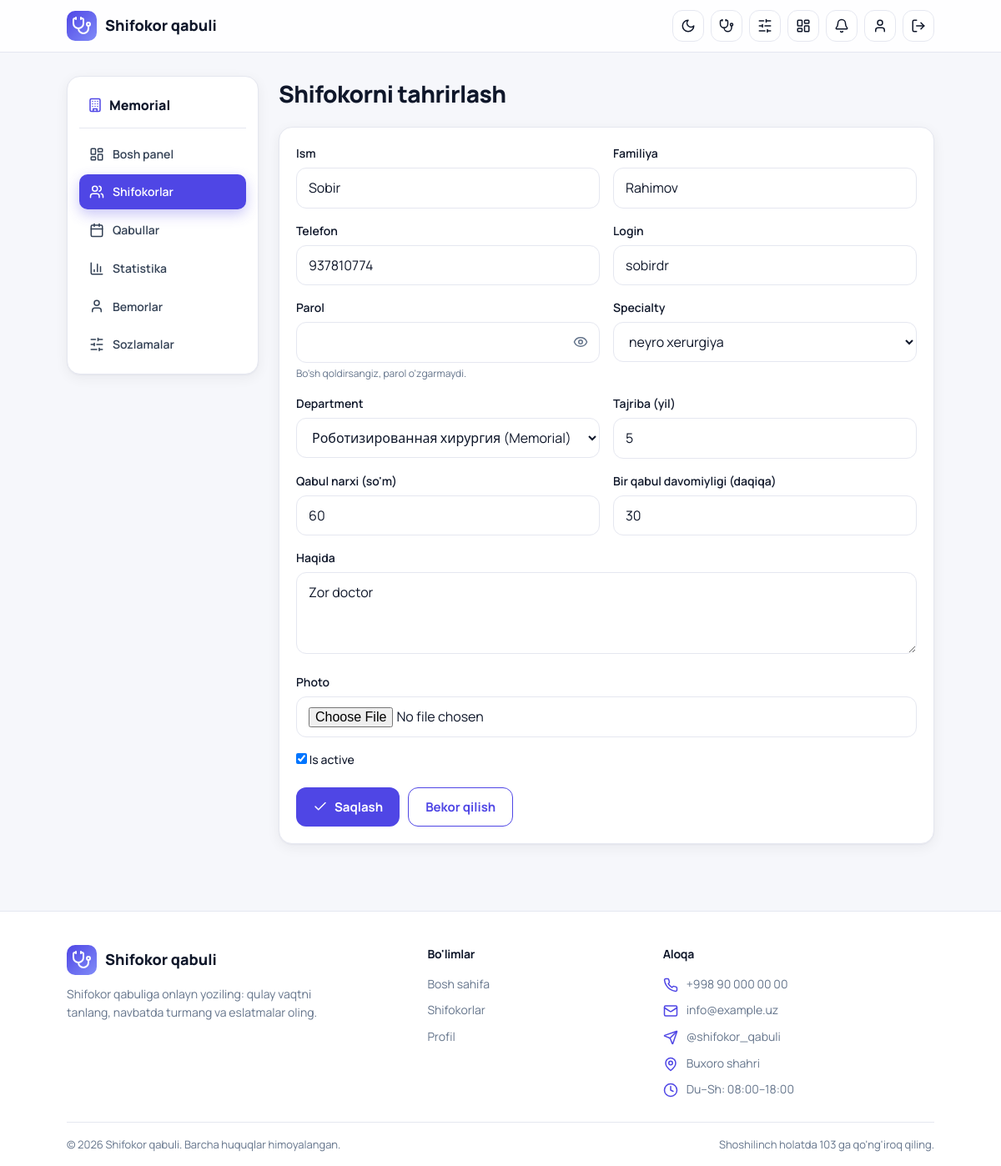
The page /manage/doctors/2/edit/ (signed in) on the database its author committed.
### clin_app/models.py (models this page shows, shortened)
class Hospital(models.Model):
    name = models.CharField("Nomi", max_length=200)
    address = models.CharField("Manzil", max_length=300)
    phone = models.CharField("Telefon", max_length=20, blank=True)
    description = models.TextField("Tavsif", blank=True)
    logo = models.ImageField(upload_to="hospitals/", blank=True, null=True)
    is_active = models.BooleanField(default=True)
    class Meta:
        verbose_name = "Kasalxona"
        verbose_name_plural = "Kasalxonalar"
    def __str__(self):
        return self.name

class User(AbstractUser):
    class Role(models.TextChoices):
        PATIENT = "patient", "Bemor"
        DOCTOR = "doctor", "Shifokor"
        HOSPITAL_ADMIN = "hospital_admin", "Kasalxona admini"
    role = models.CharField(max_length=20, choices=Role.choices, default=Role.PATIENT)
    phone = models.CharField("Telefon", max_length=20, unique=True, null=True, blank=True)
    birth_date = models.DateField("Tug'ilgan sana", null=True, blank=True)
    hospital = models.ForeignKey(
        Hospital, on_delete=models.SET_NULL, null=True, blank=True, related_name="staff"
    )
    must_change_password = models.BooleanField("Parolni almashtirishi shart", default=False)
    @property
    def is_patient(self):
        return self.role == self.Role.PATIENT
    @property
    def is_doctor(self):
        return self.role == self.Role.DOCTOR
    @property
    def is_hospital_admin(self):
        return self.role == self.Role.HOSPITAL_ADMIN

class Doctor(models.Model):
    user = models.OneToOneField(User, on_delete=models.CASCADE, related_name="doctor_profile")
    hospital = models.ForeignKey(Hospital, on_delete=models.CASCADE, related_name="doctors")
    department = models.ForeignKey(Department, on_delete=models.SET_NULL, null=True, blank=True)
    specialty = models.ForeignKey(Specialty, on_delete=models.PROTECT, related_name="doctors")
    experience_years = models.PositiveSmallIntegerField("Tajriba (yil)", default=0)
    price = models.PositiveIntegerField("Qabul narxi (so'm)", default=0)
    bio = models.TextField("Haqida", blank=True)
    photo = models.ImageField(upload_to="doctors/", blank=True, null=True)
    slot_minutes = models.PositiveSmallIntegerField("Bir qabul davomiyligi (daqiqa)", default=20)
    is_active = models.BooleanField(default=True)
    class Meta:
        verbose_name = "Shifokor"
        verbose_name_plural = "Shifokorlar"

### clin_app/panel_views.py (the view, shortened to what this page needs)
# urls.py: path("doctors/<int:pk>/edit/", v.doctor_form, name="panel_doctor_edit"),
@hospital_admin_required
def doctor_form(request, pk=None):
    doctor = get_object_or_404(Doctor, pk=pk, hospital=request.hospital) if pk else None
    form = DoctorForm(
        request.POST or None, request.FILES or None,
        instance=doctor, hospital=request.hospital,
    )
    return render(request, "panel/doctor_form.html", {"form": form, "doctor": doctor})

### clin_app/context_processors.py (called while the page is built)
def notifications(request):
    user = request.user
    if user.is_authenticated:
        return {"unread_count": user.notifications.filter(is_read=False).count()}
    return {}

### clin_app/models.py (called while the page is built)
    def __str__(self):
        return f"{self.name} ({self.hospital})"

    def __str__(self):
        return self.name

### clin_app/panel_views.py (called while the page is built)
def hospital_admin_required(view):
    @wraps(view)
    def wrapper(request, *args, **kwargs):
        user = request.user
        if not user.is_authenticated:
            return redirect_to_login(request.get_full_path())
        if not (user.is_hospital_admin or user.is_superuser):
            raise PermissionDenied
        if not user.hospital_id:
            messages.error(request, "Sizga kasalxona biriktirilmagan. Administrator bilan bog'laning.")
            return redirect("home")
        request.hospital = user.hospital
        return view(request, *args, **kwargs)
    return wrapper

### clin_app/templates/panel/doctor_form.html (shortened to what this page needs)
{% extends 'panel/base.html' %}
{% block panel %}
<div class="panel-head">
  <h1 class="page-title">{% if doctor %}Shifokorni tahrirlash{% else %}Yangi shifokor{% endif %}</h1>
</div>
<form method="post" enctype="multipart/form-data" class="card form-grid">
  {% for field in form %}
    <div class="field {% if field.name == 'bio' or field.name == 'photo' %}full{% endif %}">
      {% if field.name == 'is_active' %}
        <label class="check">{{ field }} {{ field.label }}</label>
      {% else %}
        <label for="{{ field.id_for_label }}">{{ field.label }}</label>
        {{ field }}
      {% endif %}
      {% if field.help_text %}<span class="help">{{ field.help_text }}</span>{% endif %}
    </div>
  {% endfor %}
  <div class="form-actions">
    <button type="submit" class="btn"><svg class="icon"><use href="#i-check"/></svg> Saqlash</button>
    <a href="{% url 'panel_doctors' %}" class="btn btn-outline">Bekor qilish</a>
  </div>
</form>
{% endblock %}

### clin_app/templates/panel/base.html
{% extends 'base.html' %}
{% block content %}
{% with url_name=request.resolver_match.url_name %}
<div class="panel">
  <aside class="card panel-side">
    <div class="panel-hospital">
      <svg class="icon teal"><use href="#i-building"/></svg> {{ request.hospital.name }}
    </div>
    <nav class="panel-nav">
      <a href="{% url 'panel_dashboard' %}" class="{% if url_name == 'panel_dashboard' %}active{% endif %}">
        <svg class="icon"><use href="#i-dashboard"/></svg> Bosh panel</a>
      <a href="{% url 'panel_doctors' %}" class="{% if 'doctor' in url_name %}active{% endif %}">
        <svg class="icon"><use href="#i-users"/></svg> Shifokorlar</a>
      <a href="{% url 'panel_appointments' %}" class="{% if 'appointment' in url_name %}active{% endif %}">
        <svg class="icon"><use href="#i-calendar"/></svg> Qabullar</a>
      <a href="{% url 'panel_stats' %}" class="{% if 'stats' in url_name %}active{% endif %}">
        <svg class="icon"><use href="#i-chart"/></svg> Statistika</a>
      <a href="{% url 'panel_patients' %}" class="{% if 'patient' in url_name %}active{% endif %}">
        <svg class="icon"><use href="#i-user"/></svg> Bemorlar</a>
      <a href="{% url 'panel_settings' %}" class="{% if url_name == 'panel_settings' %}active{% endif %}">
        <svg class="icon"><use href="#i-sliders"/></svg> Sozlamalar</a>
    </nav>
  </aside>
  <section class="panel-main">
    {% block panel %}{% endblock %}
  </section>
</div>
{% endwith %}
{% endblock %}

### static/css/style.css (style rules this page uses)
:root { --primary: #4f46e5; --primary-dark: #4338ca; --primary-soft: #eef2ff; --accent-text: #4f46e5; --bg: #f6f7fb; --card: #ffffff; --field: #ffffff; --ink: #0f172a; --text: #334155; --muted: #64748b; --line: #e5e7f0; --danger: #e11d48; --ok-bg: #dcfce7; --ok-text: #166534; --bad-bg: #ffe4e6; --bad-text: #9f1239; --gray-bg: #e2e8f0; --gray-text: #334155; --nav-bg: rgba(255,255,255,.85); --glow-1: rgba(99,102,241,.18); --glow-2: rgba(79,70,229,.12); --glow-btn: rgba(79,70,229,.30); --radius: 16px; --shadow: 0 1px 2px rgba(15,23,42,.04), 0 4px 16px rgba(15,23,42,.06); --shadow-hover: 0 2px 4px rgba(15,23,42,.06), 0 14px 30px rgba(15,23,42,.12); color-scheme: light; }
* { box-sizing: border-box; margin: 0; padding: 0; }
body { font-family: "Manrope", system-ui, -apple-system, "Segoe UI", Roboto, Arial, sans-serif; background: var(--bg); color: var(--text); line-height: 1.55; -webkit-font-smoothing: antialiased; transition: background .3s, color .3s; }
a { color: inherit; text-decoration: none; }
h1, h2, h3 { color: var(--ink); letter-spacing: -0.02em; }
.teal { color: var(--accent-text); }
.hero, .card, .chip, .alert, .page-title, .section-title, .feature { animation: rise .55s cubic-bezier(.2,.7,.2,1) backwards; }
.icon { width: 18px; height: 18px; flex-shrink: 0; vertical-align: -3px; fill: none; stroke: currentColor; stroke-width: 2; stroke-linecap: round; stroke-linejoin: round; }
.btn { display: inline-flex; align-items: center; justify-content: center; gap: 8px; border: 0; cursor: pointer; padding: 11px 20px; border-radius: 12px; font: inherit; font-size: 15px; font-weight: 700; width: auto; background: var(--primary); color: #fff; transition: background .2s, transform .2s, box-shadow .2s; }
input, select, textarea { font: inherit; color: var(--ink); width: 100%; border: 1px solid var(--line); border-radius: 12px; padding: 11px 14px; background: var(--field); transition: border-color .2s, box-shadow .2s, background .3s; }
input::placeholder, textarea::placeholder { color: var(--muted); }
label { font-size: 14px; font-weight: 600; color: var(--ink); }
.page-title { font-size: 28px; font-weight: 800; margin-bottom: 18px; }
.card { background: var(--card); border-radius: var(--radius); box-shadow: var(--shadow); border: 1px solid var(--line); padding: 20px; transition: transform .25s, box-shadow .25s, border-color .25s, background .3s; }
input[type=checkbox], input[type=radio] { width: auto; }
.panel { display: grid; gap: 24px; grid-template-columns: 230px 1fr; align-items: start; }
.panel-side { position: sticky; top: 84px; padding: 14px; }
.panel-hospital { display: flex; align-items: center; gap: 8px; font-weight: 800; color: var(--ink); padding: 8px 10px 14px; border-bottom: 1px solid var(--line); margin-bottom: 10px; }
.panel-nav { display: grid; gap: 4px; }
.panel-nav a { display: flex; align-items: center; gap: 10px; padding: 10px 12px; border-radius: 10px; font-weight: 600; font-size: 14px; color: var(--text); transition: all .2s; }
.panel-nav a.active { background: var(--primary); color: #fff; box-shadow: 0 6px 16px var(--glow-btn); }
.panel-head { display: flex; justify-content: space-between; align-items: center; gap: 12px; flex-wrap: wrap; margin-bottom: 18px; }
.panel-head .page-title { margin-bottom: 0; }
.btn-outline { background: transparent; color: var(--accent-text); border: 1px solid var(--primary); }
.form-grid { display: grid; gap: 16px; grid-template-columns: 1fr 1fr; }
.field label { display: block; margin-bottom: 6px; }
.field.full, .form-actions { grid-column: 1 / -1; }
.help { display: block; font-size: 12px; color: var(--muted); margin-top: 4px; }
.form-actions { display: flex; gap: 10px; flex-wrap: wrap; }
.check { display: flex; align-items: center; gap: 8px; font-weight: 500; }
.pw-wrap input { padding-right: 46px; }
:root { --hero-overlay: rgba(246, 247, 251, .78); }

### rows shown on the page
Hospital: hospital.name "Memorial"
User: form "Sobir" "Rahimov" "937810774" "sobirdr"
Doctor: form "neyro xerurgiya" "Роботизированная хирургия (Memorial)" "5" "60" "30" "Zor doctor", form "☑"

### other values the page prints
{{ field.label }} "Ism" "Familiya" "Telefon" "Login" "Parol" "Specialty" "Department" "Tajriba (yil)" "Qabul narxi (so'm)" "Bir qabul davomiyligi (daqiqa)" "Haqida" "Photo"
{{ field.help_text }} "Bo'sh qoldirsangiz, parol o'zgarmaydi."
{{ field.label }} "Is active"
